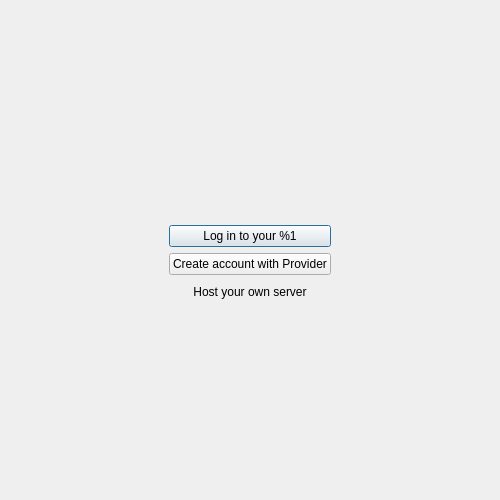
<?xml version="1.0" encoding="UTF-8"?>
<ui version="4.0">
 <class>WelcomePage</class>
 <widget class="QWidget" name="WelcomePage">
  <property name="geometry">
   <rect>
    <x>0</x>
    <y>0</y>
    <width>500</width>
    <height>500</height>
   </rect>
  </property>
  <property name="sizePolicy">
   <sizepolicy hsizetype="Preferred" vsizetype="Preferred">
    <horstretch>0</horstretch>
    <verstretch>0</verstretch>
   </sizepolicy>
  </property>
  <property name="windowTitle">
   <string>Form</string>
  </property>
  <layout class="QVBoxLayout" name="verticalLayout_2">
   <item>
    <spacer name="verticalSpacer_3">
     <property name="orientation">
      <enum>Qt::Vertical</enum>
     </property>
     <property name="sizeType">
      <enum>QSizePolicy::Expanding</enum>
     </property>
     <property name="sizeHint" stdset="0">
      <size>
       <width>20</width>
       <height>80</height>
      </size>
     </property>
    </spacer>
   </item>
   <item>
    <layout class="QHBoxLayout" name="horizontalLayout_2">
     <property name="topMargin">
      <number>0</number>
     </property>
     <item>
      <widget class="QPushButton" name="slideShowPreviousButton">
       <property name="maximumSize">
        <size>
         <width>40</width>
         <height>16777215</height>
        </size>
       </property>
       <property name="text">
        <string/>
       </property>
       <property name="autoDefault">
        <bool>false</bool>
       </property>
       <property name="default">
        <bool>false</bool>
       </property>
       <property name="flat">
        <bool>true</bool>
       </property>
      </widget>
     </item>
     <item>
      <widget class="OCC::SlideShow" name="slideShow" native="true">
       <property name="font">
        <font>
         <pointsize>12</pointsize>
         <weight>75</weight>
         <bold>true</bold>
        </font>
       </property>
      </widget>
     </item>
     <item>
      <widget class="QPushButton" name="slideShowNextButton">
       <property name="maximumSize">
        <size>
         <width>40</width>
         <height>16777215</height>
        </size>
       </property>
       <property name="text">
        <string/>
       </property>
       <property name="autoDefault">
        <bool>false</bool>
       </property>
       <property name="default">
        <bool>false</bool>
       </property>
       <property name="flat">
        <bool>true</bool>
       </property>
      </widget>
     </item>
    </layout>
   </item>
   <item>
    <layout class="QHBoxLayout" name="horizontalLayout">
     <property name="leftMargin">
      <number>0</number>
     </property>
     <property name="topMargin">
      <number>0</number>
     </property>
     <item>
      <spacer name="horizontalSpacer">
       <property name="orientation">
        <enum>Qt::Horizontal</enum>
       </property>
       <property name="sizeHint" stdset="0">
        <size>
         <width>40</width>
         <height>20</height>
        </size>
       </property>
      </spacer>
     </item>
     <item>
      <layout class="QVBoxLayout" name="verticalLayout">
       <property name="topMargin">
        <number>0</number>
       </property>
       <item>
        <spacer name="verticalSpacer">
         <property name="orientation">
          <enum>Qt::Vertical</enum>
         </property>
         <property name="sizeHint" stdset="0">
          <size>
           <width>20</width>
           <height>40</height>
          </size>
         </property>
        </spacer>
       </item>
       <item>
        <widget class="QPushButton" name="loginButton">
         <property name="text">
          <string>Log in to your %1</string>
         </property>
         <property name="autoDefault">
          <bool>true</bool>
         </property>
         <property name="default">
          <bool>true</bool>
         </property>
        </widget>
       </item>
       <item>
        <widget class="QPushButton" name="createAccountButton">
         <property name="text">
          <string>Create account with Provider</string>
         </property>
         <property name="autoDefault">
          <bool>true</bool>
         </property>
         <property name="default">
          <bool>false</bool>
         </property>
        </widget>
       </item>
       <item>
        <widget class="QPushButton" name="hostYourOwnServerButton">
         <property name="text">
          <string>Host your own server</string>
         </property>
         <property name="autoDefault">
          <bool>false</bool>
         </property>
         <property name="default">
          <bool>false</bool>
         </property>
         <property name="flat">
          <bool>true</bool>
         </property>
        </widget>
       </item>
       <item>
        <spacer name="verticalSpacer_5">
         <property name="orientation">
          <enum>Qt::Vertical</enum>
         </property>
         <property name="sizeHint" stdset="0">
          <size>
           <width>20</width>
           <height>40</height>
          </size>
         </property>
        </spacer>
       </item>
      </layout>
     </item>
     <item>
      <spacer name="horizontalSpacer_2">
       <property name="orientation">
        <enum>Qt::Horizontal</enum>
       </property>
       <property name="sizeHint" stdset="0">
        <size>
         <width>40</width>
         <height>20</height>
        </size>
       </property>
      </spacer>
     </item>
    </layout>
   </item>
   <item>
    <spacer name="verticalSpacer_4">
     <property name="orientation">
      <enum>Qt::Vertical</enum>
     </property>
     <property name="sizeHint" stdset="0">
      <size>
       <width>20</width>
       <height>40</height>
      </size>
     </property>
    </spacer>
   </item>
  </layout>
 </widget>
 <customwidgets>
  <customwidget>
   <class>OCC::SlideShow</class>
   <extends>QWidget</extends>
   <header>wizard/slideshow.h</header>
  </customwidget>
 </customwidgets>
 <resources/>
 <connections/>
</ui>
